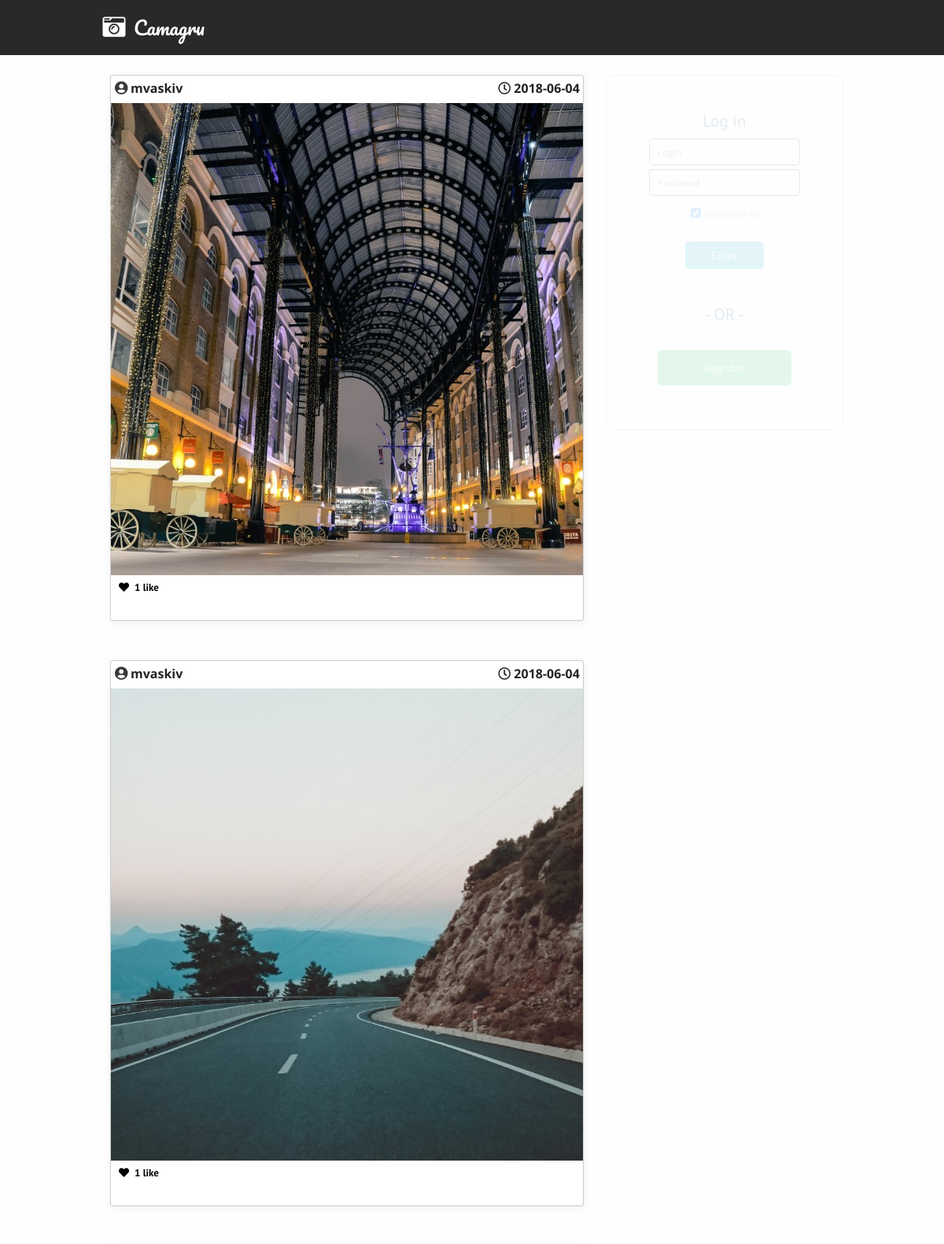
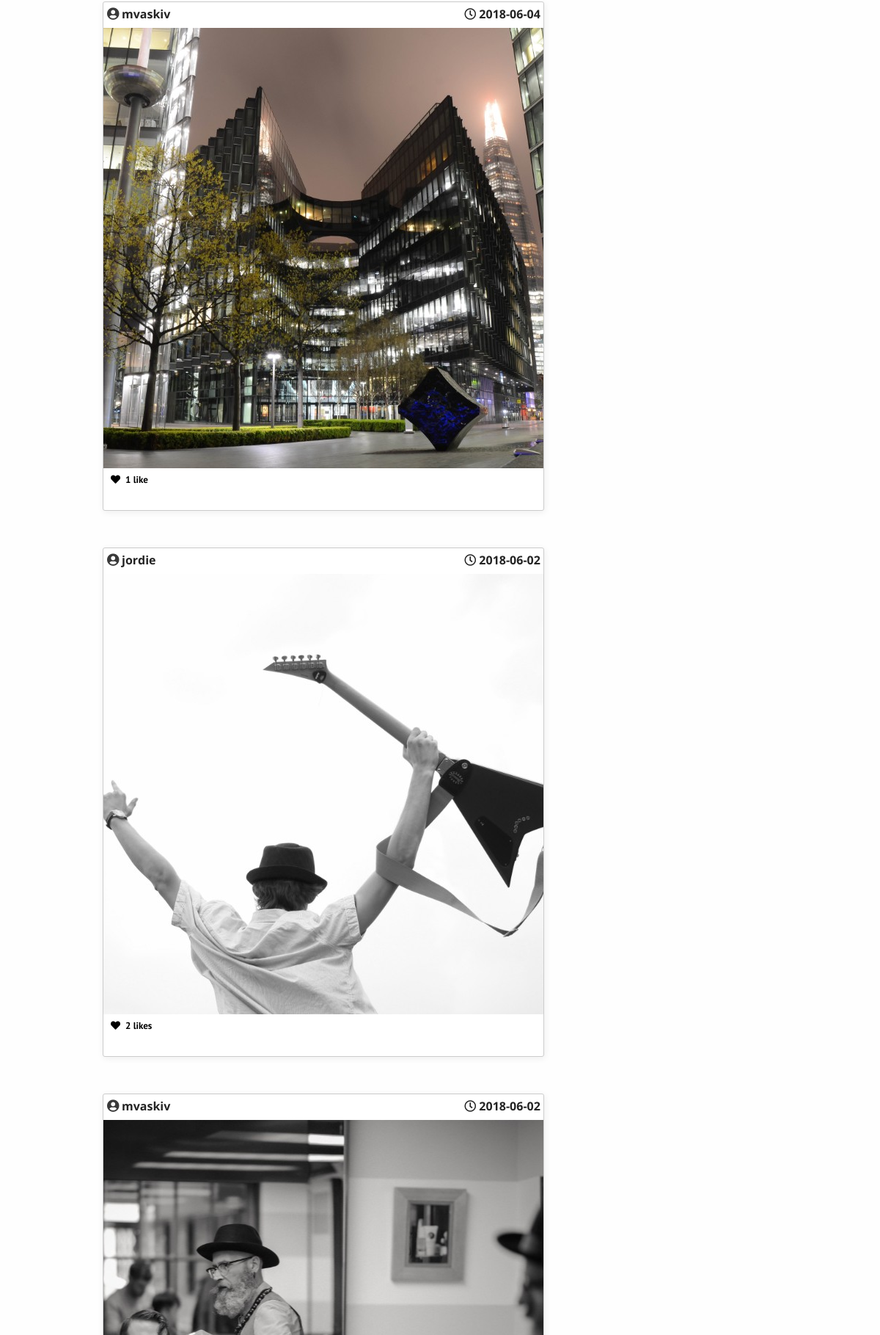
The page / (upper part) on the database its author committed (2 pictures, top to bottom).
### tables this page shows
CREATE TABLE `img` (
  `id` int(11) NOT NULL,
  `photo` varchar(128) NOT NULL,
  `user` int(11) NOT NULL,
  `likes` int(11) NOT NULL DEFAULT '0',
  `added` date NOT NULL
);

CREATE TABLE `users` (
  `id` int(11) NOT NULL,
  `login` varchar(128) NOT NULL,
  `pwd` varchar(128) NOT NULL,
  `first` varchar(128) NOT NULL,
  `last` varchar(128) NOT NULL,
  `email` varchar(128) NOT NULL,
  `token` varchar(32) NOT NULL,
  `confirmed` int(11) NOT NULL DEFAULT '0',
  `joined` date DEFAULT NULL
);

### utilities/db_config.php (called while the page is built, shortened)
<?php
	function send_db_request($sql) {
		$conn = mysqli_connect('localhost', 'root', 'qweqwe', "db_camagru");
		if (!($result = mysqli_query($conn, $sql))) {
			return null;
		}
		return $result;
	}
?>

### content/user_post.php (the view, shortened to what this page needs)
<?php
    if (file_exists("../utilities/db_config.php")) {require_once("../utilities/db_config.php");}
    else {require_once("utilities/db_config.php");}
    while ($post = $result->fetch_assoc()) {
        $user = mysqli_fetch_row(send_db_request("SELECT login FROM users WHERE id = '" . $post['user'] . "';"));
        ?>
        <div class="id u_post" id="<?php echo $post['id']; ?>">
            <div id="u_post_owner">
                <i id="user_icon_l" class="fas fa-user-circle"></i>
                <span id="u_name_l"><?php echo $user[0]; ?></span>
                <span id="u_post_time"><i class="far fa-clock"></i>&nbsp;<?php echo $post['added']; ?>&nbsp;</span>
            </div>
            <div title="<?php echo $post['id']; ?>" id="u_content" ondblclick="return like();" style="background: url('user_posts/<?php echo $post["photo"]?>') center no-repeat;background-size:cover;">
            </div>
            <div id="likes-counter">
                <?php
                $dbq = $dbh->prepare("SELECT likes FROM img WHERE id = '" . $post['id'] . "'");
                $dbq->execute();
                $q = $dbq->fetchColumn();
                if ($q > 0) {echo '<i class="fa fa-heart" id="sml-like-icon"></i>';}
                ?>
                <p class="like-count"><?php
                    if ($q == 0) {echo "<span style='color:#696969'>be the first to like</span>";}
                    else if ($q == 1) {echo $q . " like";}
                    else {echo $q . " likes";}
                    ?></p>
            </div>
        </div>
        <?php
    }
?>

### styles/desktop/main.css (style rules this page uses)
* { outline: none; }
body { padding: 0; margin: 0; background-color: #fefefe; overflow-x: hidden; overflow-y: auto; }
.u_post { background-color: transparent; position: relative; top: 0px; margin-left: auto; margin-right: auto; top: -20px; margin-top: 50px; width: 600px; min-width: 600px; height: auto; background: #fff; border-radius: 3px; box-shadow: 1px 2px 10px #eee; border-style: solid; border-width: 1px; border-color: #ccc; padding-bottom: 22px; z-index: 2; }
#u_post_owner { background-color: transparent; position: relative; top: 5px; margin-bottom: 0px; width: 100%; height: 25px; z-index: 2; }
#u_content { position: relative; width: 600px; height: 600px; justify-content: center; display: block; margin-top: 10px; margin-bottom: 10px; z-index: 2; }
#likes-counter { width: 200px; height: 15px; margin-left: 10px; }
p.like-count { float: left; width: 135px; margin-top: 1px; margin-left: 0px; line-height:10px; font-family: 'PT Sans', sans-serif; font-size: 13px; font-weight: bold; }
#sml-like-icon { margin-top:-1px; margin-right:7px; font-size: 13px; float: left; }

### styles/mobile/main-mobile.css (style rules this page uses)
* { -webkit-appearance: none; -webkit-user-select: none; outline: none; }
body { padding: 0; margin: 0; width: 100%; height: 100vh; font-size: 16px; background-color: #fff; overflow-x: hidden; overflow-y: auto; }
.u_post { background-color: transparent; position: relative; top: 0px; margin-left: auto; margin-right: auto; top: -30px; margin-top: 60px; width: 600px; height: auto; background: #fff; border-radius: 15px; border-style: solid; border-width: 1px; border-color: #fff; z-index: 2; }
#u_post_owner { background-color: transparent; position: relative; top: 5px; margin-bottom: 0px; width: 100%; height: 40px; z-index: 2; }
#u_content { position: relative; width: 100%; height: 600px; justify-content: center; display: block; margin-top: 0px; margin-bottom: 10px; z-index: 2; }
#likes-counter { position: relative; width: 250px; height: 35px; margin-left: 10px; top: 10px; }
p.like-count { float: left; width: 70%; margin-top: 1px; margin-left: 0px; line-height:10px; font-family: 'PT Sans', sans-serif; font-size: 18px; font-weight: bold; }
#sml-like-icon { margin-top:-6px; margin-right:7px; font-size: 19px; float: left; }

### rows shown on the page
img: users.login "mvaskiv", added "2018-06-04", photo (picture), likes "1"
img: users.login "mvaskiv", added "2018-06-04", photo (picture), likes "1"
img: users.login "mvaskiv", added "2018-06-04", photo (picture), likes "1"
img: users.login "jordie", added "2018-06-02", photo (picture), likes "2"
img: users.login "mvaskiv", added "2018-06-02", photo (picture)
